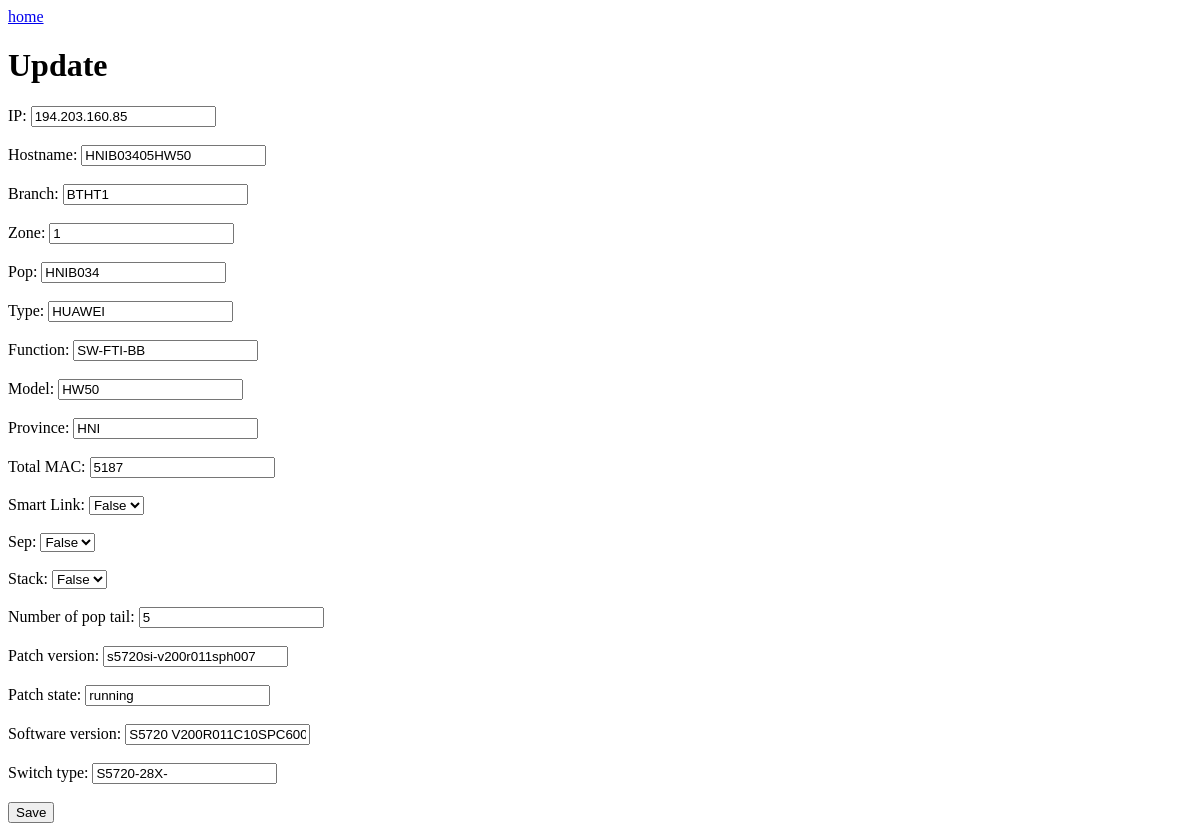
Before: /home/782/update with the older database file.
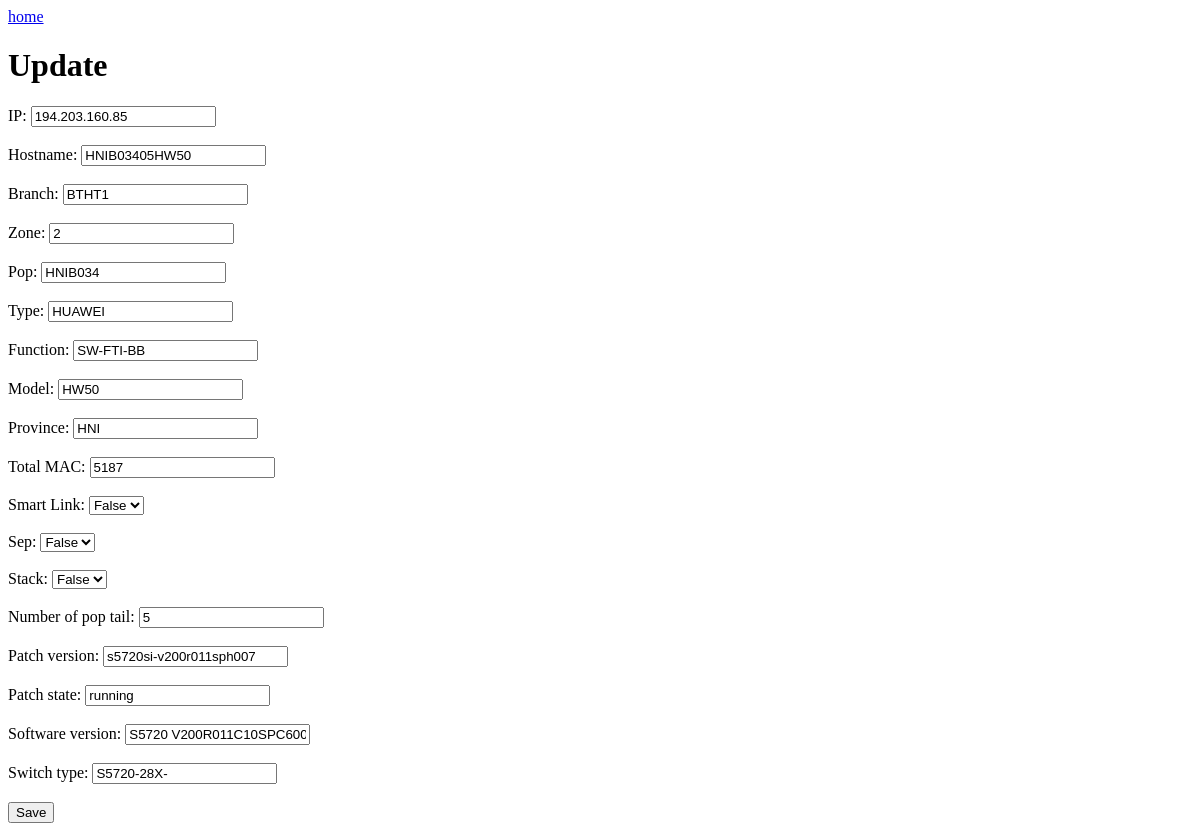
After: the same page with the newer database file.
### miniProject/models.py (models this page shows, shortened)
class SampleData(models.Model):
    ip = models.CharField(max_length=100, default="10.41.2.28")
    hostname = models.CharField(max_length=100, default="HNIB03405HW50")
    branch = models.CharField(max_length=100, default="BTHT1")
    zone = models.IntegerField(default=1)
    pop = models.CharField(max_length=100, default="HNIB034")
    type = models.CharField(max_length=100, default="HUAWEI")
    function = models.CharField(max_length=100, default="SW-FTI-BB")
    model = models.CharField(max_length=100, default="HW50")
    province = models.CharField(max_length=100, default="HNI")
    total_mac = models.IntegerField(default=35)
    smart_link = models.BooleanField(default=False)
    sep = models.BooleanField(default=False)
    stack = models.BooleanField(default=False)
    number_of_pop_tail = models.IntegerField(default=0)
    patch_ver = models.CharField(max_length=100, default="s5720si-v200r011sph007")
    patch_state = models.CharField(max_length=100, default="running")
    software_ver = models.CharField(max_length=100, default="S5720 V200R011C10SPC600")
    switch_type = models.CharField(max_length=100, default="S5720-28X-")

### miniProject/views.py (the view)
# urls.py: path('update', views.update_data, name="update_data"),
@csrf_exempt
def update_data(request, _id):
    data = SampleData.objects.get(id = _id)
    return render(request, "miniProject/update.html",{'data':data})

### miniProject/templates/miniProject/update.html (shortened to what this page needs)
<a href="/home">home</a>
<form action= "{% url 'miniProject:update_submit' data.id  %}" method="post">
    <h1>Update</h1>
    <label for="ip">IP: </label>
    <input id="ip" type="text" name="ip" value="{{ data.ip }}">
    <br><br>
    <label for="hostname">Hostname: </label>
    <input id="hostname" type="text" name="hostname" value="{{ data.hostname }}">
    <br><br>
    <label for="branch">Branch: </label>
    <input id="branch" type="text" name="branch" value="{{ data.branch }}">
    <br><br>
    <label for="Zone">Zone: </label>
    <input id="Zone" type="number" name="zone" value="{{ data.zone }}">
    <br><br>
    <label for="pop">Pop: </label>
    <input id="pop" type="text" name="pop" value="{{ data.pop }}">
    <br><br>
    <label for="type">Type: </label>
    <input id="type" type="text" name="type" value="{{ data.type }}">
    <br><br>
    <label for="function">Function: </label>
    <input id="function" type="text" name="function" value="{{ data.function }}">
    <br><br>
    <label for="model">Model: </label>
    <input id="model" type="text" name="model" value="{{ data.model }}">
    <br><br>
    <label for="province">Province: </label>
    <input id="province" type="text" name="province" value="{{ data.province }}">
    <br><br>
    <label for="total_mac">Total MAC: </label>
    <input id="total_mac" type="number" name="total_mac" value="{{ data.total_mac }}">
    <br><br>
    <label for="smart_link">Smart Link:</label>
    <select name="smart_link" id="smart_link">
    {%if data.smart_link == 0 %}
        <option value= 0 selected = "selected">False</option>
     {% else %}
        <option value= 1 selected = "selected">True</option>
        <option value= 0>False</option>
     {% endif %}
    </select>
    <br><br>
    <label for="sep">Sep:</label>
    <select name="sep" id="sep">
    {%if data.sep == 0 %}
        <option value= 0 selected = "selected">False</option>
     {% else %}
        <option value= 1 selected = "selected">True</option>
        <option value= 0>False</option>
     {% endif %}
    </select>
    <br><br>
    <label for="stack">Stack:</label>
    <select name="stack" id="stack">
    {%if data.stack == 0 %}
        <option value= 0 selected = "selected">False</option>
     {% else %}
        <option value= 1 selected = "selected">True</option>
        <option value= 0>False</option>
     {% endif %}
    </select>
    <br><br>
    <label for="number_of_pop_tail">Number of pop tail: </label>
    <input id="number_of_pop_tail" type="number" name="number_of_pop_tail" value="{{ data.number_of_pop_tail }}">
    <br><br>
    <label for="patch_ver">Patch version: </label>
    <input id="patch_ver" type="text" name="patch_ver" value="{{ data.patch_ver }}">
    <br><br>
    <label for="patch_state">Patch state: </label>
    <input id="patch_state" type="text" name="patch_state" value="{{ data.patch_state }}">
    <br><br>
    <label for="software_ver">Software version: </label>
    <input id="software_ver" type="text" name="software_ver" value="{{ data.software_ver }}">
    <br><br>
    <label for="switch_type">Switch type: </label>
    <input id="switch_type" type="text" name="switch_type" value="{{ data.switch_type }}">
    <br><br>
    <input type="submit" value="Save">
</form>

Changed rows visible on the page:
changed SampleData "HNIB03405HW50": zone "1" → "2"
